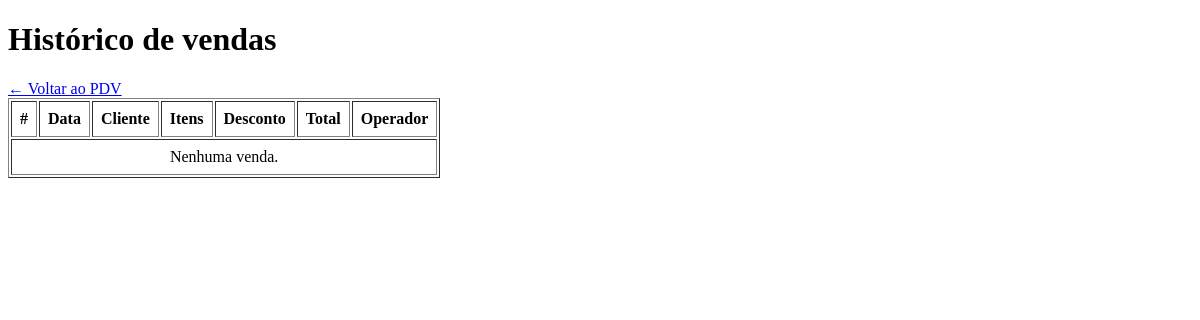
The app's page /pdv/historico (signed in), older data.
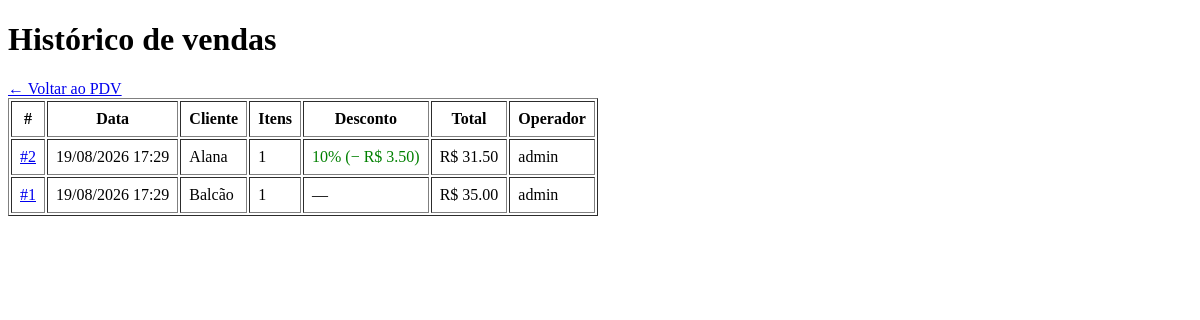
The same page, newer data.
### app/models/venda.py (models this page shows, shortened)
class Venda(Base):
    __tablename__ = "vendas"
    id         = Column(Integer, primary_key=True, index=True)
    cliente_id = Column(
        Integer,
        ForeignKey("clientes.id", ondelete="SET NULL"),
        nullable=True
    )
    usuario_id = Column(
        Integer,
        ForeignKey("usuarios.id", ondelete="SET NULL"),
        nullable=True
    )
    desconto_percentual = Column(Float, nullable=False, default=0.0)
    total_bruto  = Column(Float, nullable=False, default=0.0)
    total_liquido = Column(Float, nullable=False, default=0.0)
    observacao = Column(String(255), nullable=True)
    criado_em = Column(DateTime, server_default=func.now())
    cliente = relationship("Cliente", back_populates="vendas")
    usuario = relationship("Usuario", backref="vendas")
    itens   = relationship(
        "ItemVenda",
        back_populates="venda",
        cascade="all, delete-orphan"  # deleta itens se a venda for deletada
    )

### app/models/cliente.py (models this page shows, shortened)
class Cliente(Base):
    __tablename__ = "clientes"
    id         = Column(Integer, primary_key=True, index=True)
    nome       = Column(String(150), nullable=False, index=True)
    matricula  = Column(String(50), nullable=True, unique=True) #Tirar quando for colocar no projeto
    telefone   = Column(String(20), nullable=True)
    is_associado = Column(Boolean, default=False, nullable=False)
    ativo      = Column(Boolean, default=True)
    criado_em  = Column(DateTime, server_default=func.now())
    vendas = relationship("Venda", back_populates="cliente")

### app/models/usuarios.py (models this page shows)
class Usuario(Base):
    __tablename__ = "usuarios"
    id = Column(Integer, primary_key=True, autoincrement=True)
    nome = Column(String(100), nullable=False)
    email = Column(String(150), unique=True, nullable=False)
    senha_hash = Column(String(255), nullable=False)
    role = Column(String(20), nullable=False, default="operador")
    ativo = Column(Boolean, default=True)
    criando_em = Column(DateTime, server_default=func.now())

### app/controllers/pdv_controller.py (the view)
@router.get("/historico")
def historico_vendas(
    request: Request,
    db: Session = Depends(get_db),
    usuario = Depends(get_usuario_logado)
):
    vendas = (
        db.query(Venda)
        .order_by(Venda.criado_em.desc())
        .limit(100)
        .all()
    )
    return templates.TemplateResponse(
        request,
        "pdv/historico.html",
        {"request": request, "usuario": usuario, "vendas": vendas}
    )

### app/templates/pdv/historico.html
<!DOCTYPE html>
<html lang="pt-br">
<head><meta charset="UTF-8"><title>Histórico de Vendas — AAPM SENAI</title></head>
<body>
    <h1>Histórico de vendas</h1>
    <a href="/pdv">← Voltar ao PDV</a>
    <table border="1" cellpadding="8">
        <thead>
            <tr>
                <th>#</th>
                <th>Data</th>
                <th>Cliente</th>
                <th>Itens</th>
                <th>Desconto</th>
                <th>Total</th>
                <th>Operador</th>
            </tr>
        </thead>
        <tbody>
            {% for v in vendas %}
            <tr>
                <td><a href="/pdv/venda/{{ v.id }}">#{{ v.id }}</a></td>
                <td>{{ v.criado_em.strftime('%d/%m/%Y %H:%M') }}</td>
                <td>{{ v.cliente.nome if v.cliente else "Balcão" }}</td>
                <td>{{ v.itens | length }}</td>
                <td>
                    {% if v.desconto_percentual > 0 %}
                        <span style="color:green">
                            {{ v.desconto_percentual|int }}%
                            (− R$ {{ "%.2f"|format(v.desconto_valor) }})
                        </span>
                    {% else %}—{% endif %}
                </td>
                <td>R$ {{ "%.2f"|format(v.total_liquido) }}</td>
                <td>{{ v.usuario.nome if v.usuario else "—" }}</td>
            </tr>
            {% endfor %}
            {% if not vendas %}
            <tr><td colspan="7" style="text-align:center">Nenhuma venda.</td></tr>
            {% endif %}
        </tbody>
    </table>
</body>
</html>

Row changes from the older to the newer data that the page shows:
added Venda: id "2", criado_em "19/08/2026 17:29", cliente "Alana", itens|length "1", desconto_percentual "10", desconto_valor "3.50", total_liquido "31.50", usuario "admin"
added Venda: id "1", criado_em "19/08/2026 17:29", cliente "Balcão", itens|length "1", total_liquido "35.00", usuario "admin"
Text that changed along with them:
text no longer shown: "Nenhuma venda."
